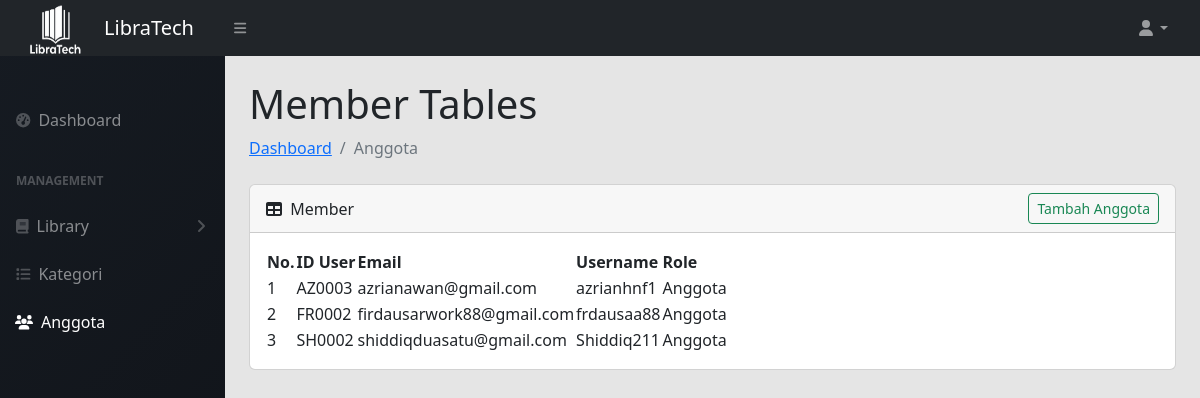
/Admin/daftar_anggota.php (signed in), run on an earlier commit of the app's database.
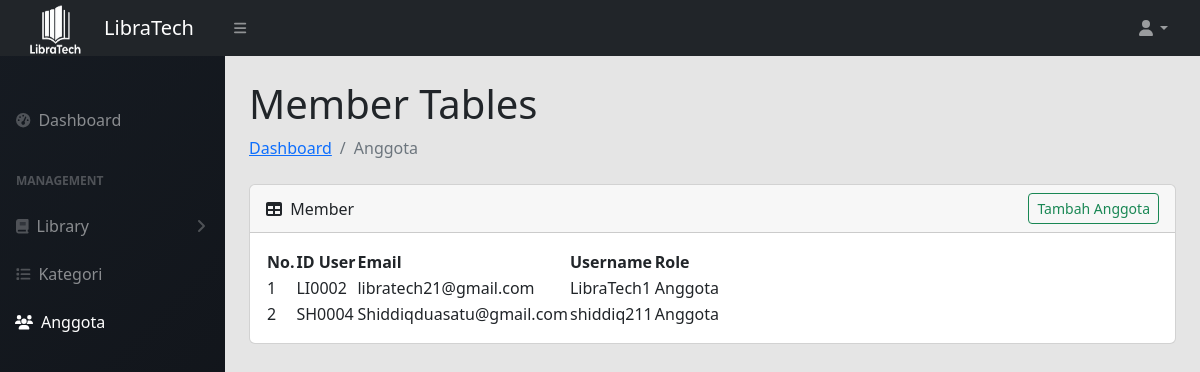
And on a later commit of the database.
### tables this page shows
CREATE TABLE `user` (
  `id_user` varchar(200) NOT NULL,
  `Email` varchar(250) NOT NULL,
  `username` varchar(50) NOT NULL,
  `password` varchar(255) NOT NULL,
  `role` enum('Admin','Anggota') NOT NULL DEFAULT 'Anggota',
  `verify` tinyint NOT NULL DEFAULT '0',
  `if_visible` tinyint NOT NULL DEFAULT '1'
);

### Admin/daftar_anggota.php (the view, shortened to what the changed rows need)
<?php
require "../func.php";
?>
<!DOCTYPE html>
<html lang="en">
<head>
    <link href="https://cdn.jsdelivr.net/npm/simple-datatables@7.1.2/dist/style.min.css" rel="stylesheet" />
    <link href="../css/styles.css" rel="stylesheet" />
    <link href="../css/selfstyle.css" rel="stylesheet" />
</head>
<body class="sb-nav-fixed">
    <div id="layoutSidenav">
        <div id="layoutSidenav_content">
            <main>
                <div class="container-fluid px-4">
                    <h1 class="mt-4">Member Tables</h1>
                    <div class="card mb-4">
                        <div class="card-body">
                            <table id="datatablesSimple">
                                <thead>
                                    <tr>
                                        <th>No.</th>
                                        <th>ID User</th>
                                        <th>Email</th>
                                        <th>Username</th>
                                        <th>Role</th>
                                    </tr>
                                </thead>
                                <tbody>
                                    <?php
                                    $query = "SELECT * FROM user where if_visible = TRUE";
                                    $no = 1;
                                    $result = mysqli_query($conn, $query);
                                    while ($data = mysqli_fetch_array($result)) {
                                        $id_user = $data['id_user'];
                                        $email = $data['Email'];
                                        $username = $data['username'];
                                        $role = $data['role'];
                                        ?>
                                        <tr>
                                            <td><?= $no++ ?></td>
                                            <td><?= $id_user ?></td>
                                            <td><?= $email ?></td>
                                            <td><?= $username ?></td>
                                            <td><?= $role ?></td>
                                        </tr>
                                        <?php
                                    }
                                    ?>
                                </tbody>
                            </table>
                        </div>
                    </div>
                </div>
            </main>
        </div>
    </div>
</body>
</html>

What changed in the data, as far as the page shows it:
removed user: id_user "AZ0003", Email "azrianawan@gmail.com", username "azrianhnf1", role "Anggota"
removed user: id_user "FR0002", Email "firdausarwork88@gmail.com", username "frdausaa88", role "Anggota"
removed user: id_user "SH0002", Email "shiddiqduasatu@gmail.com", username "Shiddiq211", role "Anggota"
added user: id_user "LI0002", Email "libratech21@gmail.com", username "LibraTech1", role "Anggota"
added user: id_user "SH0004", Email "Shiddiqduasatu@gmail.com", username "shiddiq211", role "Anggota"
